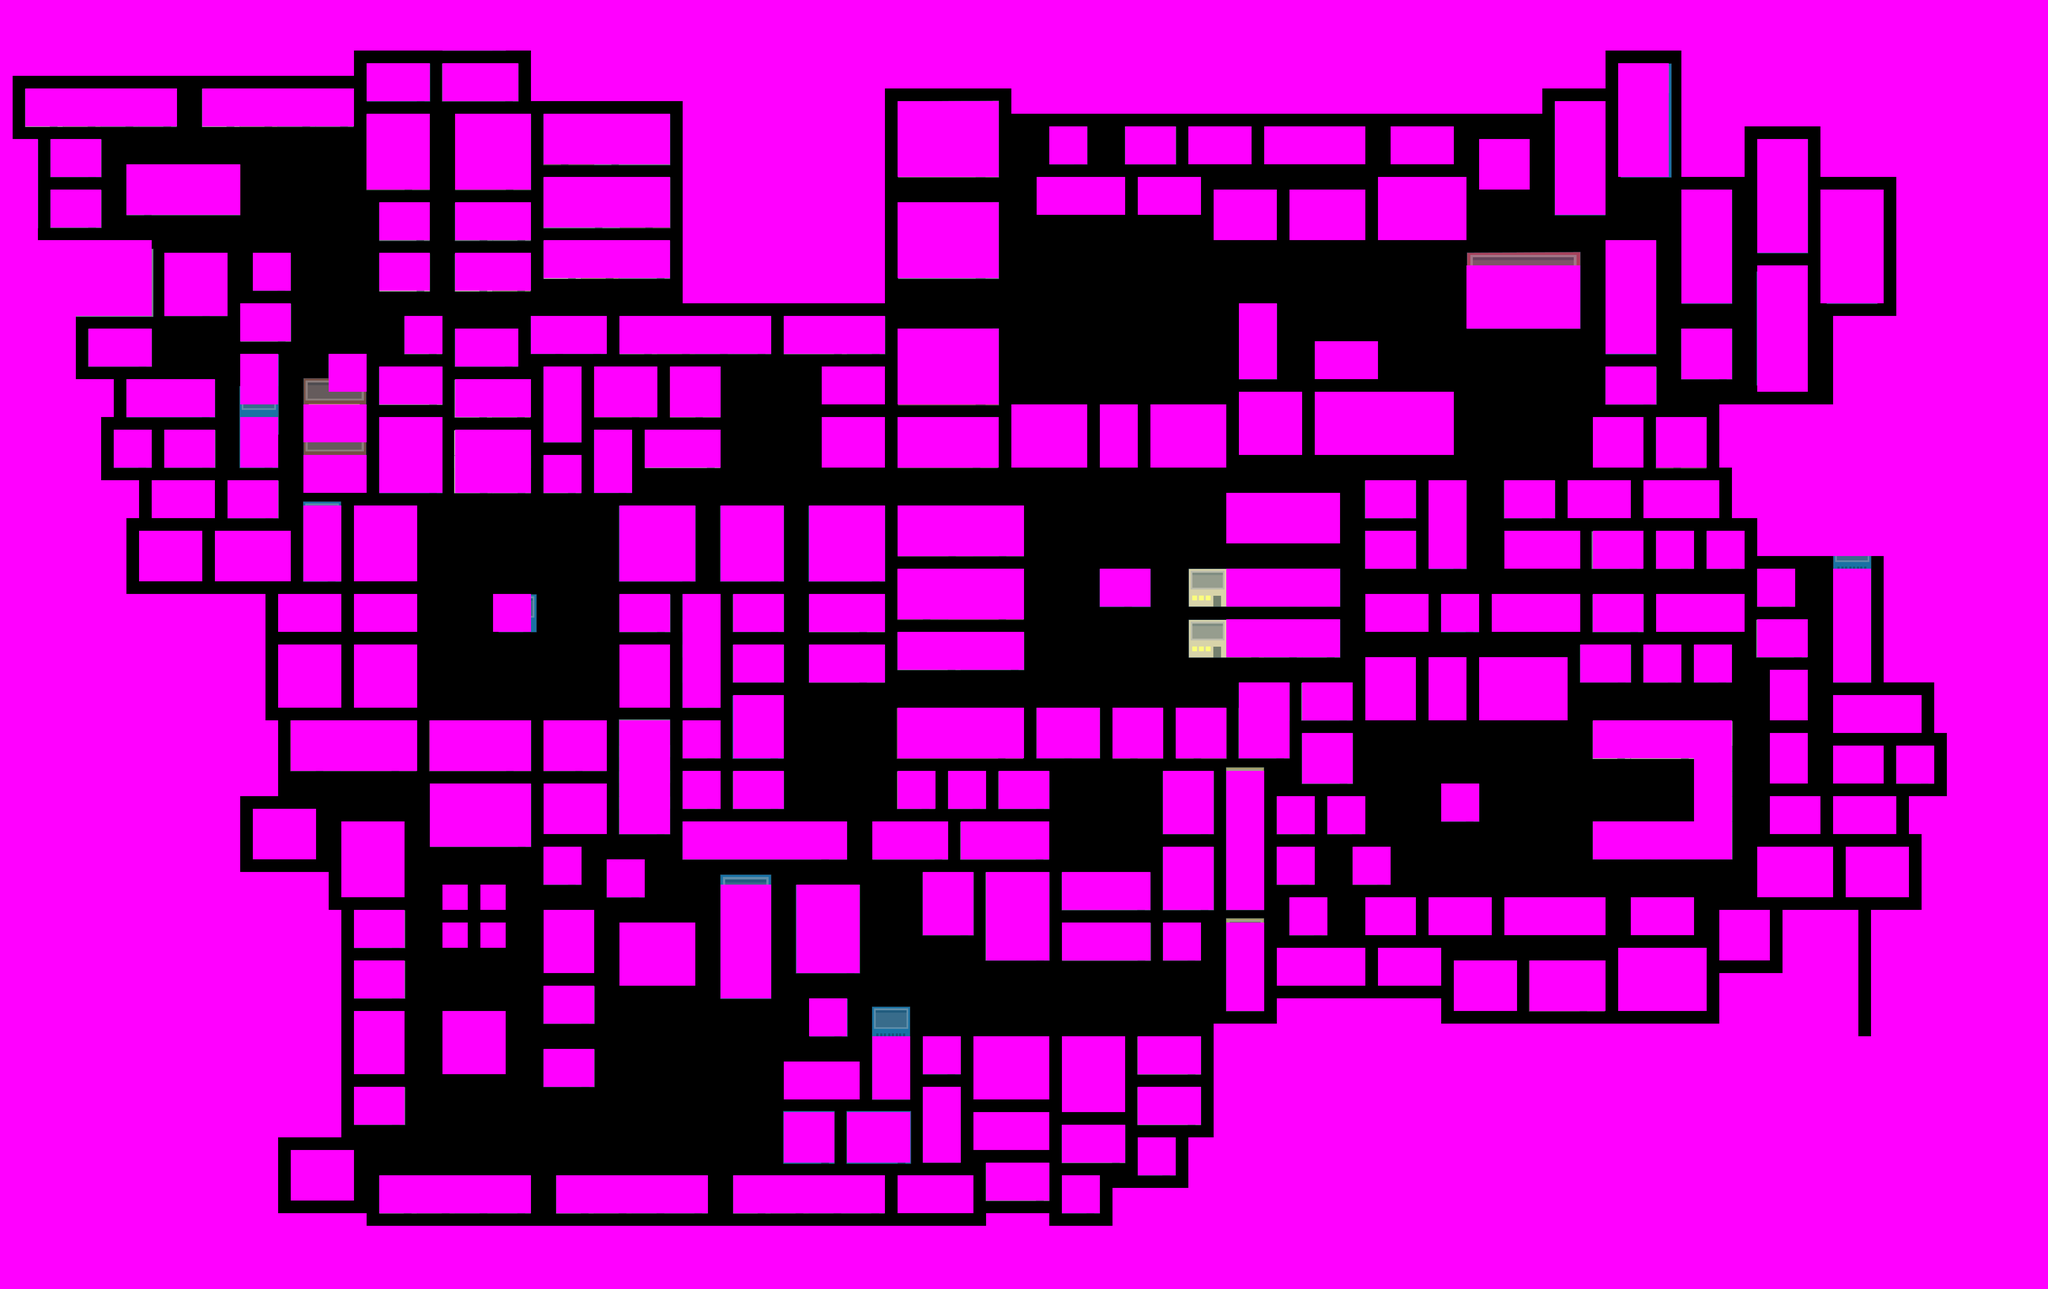

Rendered tile map (Tiled .tmx) drawn with the repository's tilesets; below, a short description and the map source with its tile grids summarised:
An orthogonal 162x102 tile map with 35x35 px tiles, 1 tile layer (Tile Layer 2), 1 image layer.

<map version="1.0" orientation="orthogonal" renderorder="right-down" width="162" height="102" tilewidth="35" tileheight="35" nextobjectid="4">
 <tileset firstgid="1" name="tile1" tilewidth="35" tileheight="35" tilecount="1" columns="1">
  <image source="../images/map/tile1.png" width="35" height="35" />
  <tile id="0">
   <properties>
    <property name="collidable" value="true" />
   </properties>
  </tile>
 </tileset>
 <imagelayer name="Image Layer 1">
  <image source="../images/map/Map 6.png" width="5355" height="3362" />
 </imagelayer>
 <layer name="Tile Layer 2" width="162" height="102">
  <properties>
   <property name="collidable" value="true" />
  </properties>
  <data>[16524 cells, 10756 non-empty, 1 distinct tile ids]</data>
 </layer>
</map>